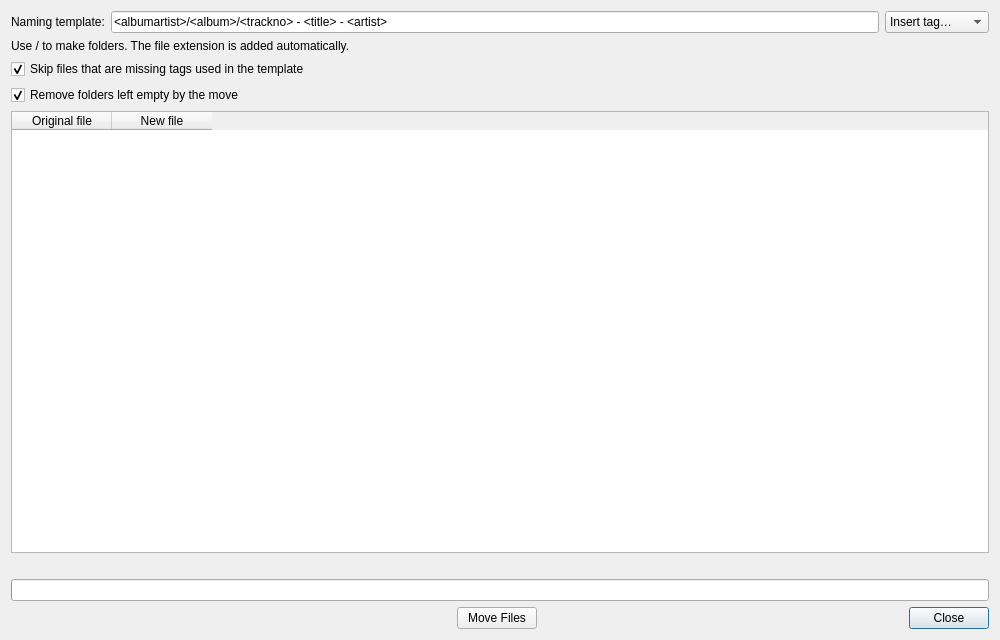
<?xml version="1.0" encoding="UTF-8"?>
<ui version="4.0">
 <class>organiseDialog</class>
 <widget class="QDialog" name="organiseDialog">
  <property name="geometry">
   <rect>
    <x>0</x>
    <y>0</y>
    <width>1000</width>
    <height>640</height>
   </rect>
  </property>
  <property name="windowTitle">
   <string>Organise Files</string>
  </property>
  <layout class="QVBoxLayout" name="organiseLayout">
   <item>
    <layout class="QHBoxLayout" name="organiseTemplateRow">
     <item>
      <widget class="QLabel" name="organiseTemplateLabel">
       <property name="text">
        <string>Naming template:</string>
       </property>
      </widget>
     </item>
     <item>
      <widget class="QLineEdit" name="organiseTemplate">
       <property name="text">
        <string>&lt;albumartist&gt;/&lt;album&gt;/&lt;trackno&gt; - &lt;title&gt; - &lt;artist&gt;</string>
       </property>
      </widget>
     </item>
     <item>
      <widget class="QComboBox" name="organiseInsertTag">
       <property name="toolTip">
        <string>Insert a tag at the cursor</string>
       </property>
       <item><property name="text"><string>Insert tag…</string></property></item>
       <item><property name="text"><string>&lt;title&gt;</string></property></item>
       <item><property name="text"><string>&lt;artist&gt;</string></property></item>
       <item><property name="text"><string>&lt;albumartist&gt;</string></property></item>
       <item><property name="text"><string>&lt;album&gt;</string></property></item>
       <item><property name="text"><string>&lt;trackno&gt;</string></property></item>
       <item><property name="text"><string>&lt;discno&gt;</string></property></item>
       <item><property name="text"><string>&lt;year&gt;</string></property></item>
       <item><property name="text"><string>&lt;genre&gt;</string></property></item>
      </widget>
     </item>
    </layout>
   </item>
   <item>
    <widget class="QLabel" name="organiseHint">
     <property name="text">
      <string>Use / to make folders. The file extension is added automatically.</string>
     </property>
    </widget>
   </item>
   <item>
    <widget class="QCheckBox" name="organiseSkipMissing">
     <property name="text">
      <string>Skip files that are missing tags used in the template</string>
     </property>
     <property name="checked">
      <bool>true</bool>
     </property>
    </widget>
   </item>
   <item>
    <widget class="QCheckBox" name="organiseRemoveEmpty">
     <property name="text">
      <string>Remove folders left empty by the move</string>
     </property>
     <property name="checked">
      <bool>true</bool>
     </property>
    </widget>
   </item>
   <item>
    <widget class="QTableWidget" name="organisePreview">
     <property name="editTriggers">
      <set>QAbstractItemView::EditTrigger::NoEditTriggers</set>
     </property>
     <property name="alternatingRowColors">
      <bool>true</bool>
     </property>
     <property name="selectionMode">
      <enum>QAbstractItemView::SelectionMode::NoSelection</enum>
     </property>
     <property name="textElideMode">
      <enum>Qt::TextElideMode::ElideMiddle</enum>
     </property>
     <property name="showGrid">
      <bool>false</bool>
     </property>
     <property name="wordWrap">
      <bool>false</bool>
     </property>
     <attribute name="verticalHeaderVisible">
      <bool>false</bool>
     </attribute>
     <column>
      <property name="text">
       <string>Original file</string>
      </property>
     </column>
     <column>
      <property name="text">
       <string>New file</string>
      </property>
     </column>
    </widget>
   </item>
   <item>
    <widget class="QLabel" name="organiseSummary">
     <property name="wordWrap">
      <bool>true</bool>
     </property>
    </widget>
   </item>
   <item>
    <widget class="QProgressBar" name="organiseProgress">
     <property name="visible">
      <bool>false</bool>
     </property>
    </widget>
   </item>
   <item>
    <layout class="QHBoxLayout" name="organiseButtonRow">
     <item>
      <spacer name="organiseButtonSpacer">
       <property name="orientation">
        <enum>Qt::Orientation::Horizontal</enum>
       </property>
       <property name="sizeHint" stdset="0">
        <size>
         <width>40</width>
         <height>20</height>
        </size>
       </property>
      </spacer>
     </item>
     <item>
      <widget class="QPushButton" name="organiseMoveButton">
       <property name="text">
        <string>Move Files</string>
       </property>
       <property name="autoDefault">
        <bool>false</bool>
       </property>
      </widget>
     </item>
     <item>
      <widget class="QDialogButtonBox" name="organiseButtonBox">
       <property name="standardButtons">
        <set>QDialogButtonBox::StandardButton::Close</set>
       </property>
      </widget>
     </item>
    </layout>
   </item>
  </layout>
 </widget>
 <resources/>
 <connections/>
</ui>
